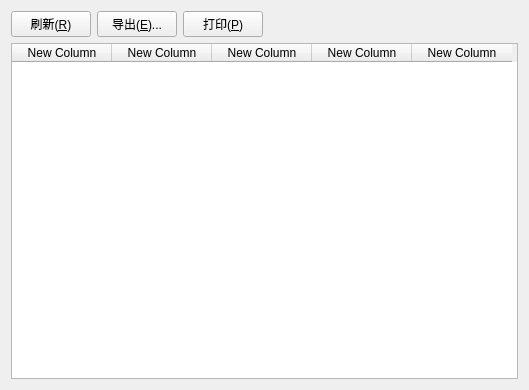
<?xml version="1.0" encoding="UTF-8"?>
<ui version="4.0">
 <class>CViewModuleInfo</class>
 <widget class="QWidget" name="CViewModuleInfo">
  <property name="geometry">
   <rect>
    <x>0</x>
    <y>0</y>
    <width>529</width>
    <height>390</height>
   </rect>
  </property>
  <property name="windowTitle">
   <string>CViewModuleInfo</string>
  </property>
  <layout class="QGridLayout" name="gridLayout">
   <item row="0" column="0">
    <layout class="QVBoxLayout" name="verticalLayout">
     <item>
      <layout class="QHBoxLayout" name="horizontalLayout">
       <item>
        <widget class="QPushButton" name="pushButtonQuery">
         <property name="text">
          <string>刷新(&amp;R)</string>
         </property>
         <property name="icon">
          <iconset resource="ssp_gui.qrc">
           <normaloff>:/ssp_gui/Resources/hujiaozhuanyi.gif</normaloff>:/ssp_gui/Resources/hujiaozhuanyi.gif</iconset>
         </property>
        </widget>
       </item>
       <item>
        <widget class="QPushButton" name="pushButtonSave">
         <property name="text">
          <string>导出(&amp;E)...</string>
         </property>
         <property name="icon">
          <iconset resource="ssp_gui.qrc">
           <normaloff>:/ssp_gui/Resources/export2.gif</normaloff>:/ssp_gui/Resources/export2.gif</iconset>
         </property>
        </widget>
       </item>
       <item>
        <widget class="QPushButton" name="pushButtonPrint">
         <property name="text">
          <string>打印(&amp;P)</string>
         </property>
         <property name="icon">
          <iconset resource="ssp_gui.qrc">
           <normaloff>:/ssp_gui/Resources/print.gif</normaloff>:/ssp_gui/Resources/print.gif</iconset>
         </property>
        </widget>
       </item>
       <item>
        <spacer name="horizontalSpacer">
         <property name="orientation">
          <enum>Qt::Horizontal</enum>
         </property>
         <property name="sizeHint" stdset="0">
          <size>
           <width>40</width>
           <height>20</height>
          </size>
         </property>
        </spacer>
       </item>
      </layout>
     </item>
     <item>
      <widget class="QTableWidget" name="tableWidget">
       <column>
        <property name="text">
         <string>New Column</string>
        </property>
       </column>
       <column>
        <property name="text">
         <string>New Column</string>
        </property>
       </column>
       <column>
        <property name="text">
         <string>New Column</string>
        </property>
       </column>
       <column>
        <property name="text">
         <string>New Column</string>
        </property>
       </column>
       <column>
        <property name="text">
         <string>New Column</string>
        </property>
       </column>
      </widget>
     </item>
    </layout>
   </item>
  </layout>
 </widget>
 <layoutdefault spacing="6" margin="11"/>
 <resources>
  <include location="ssp_gui.qrc"/>
 </resources>
 <connections/>
</ui>
